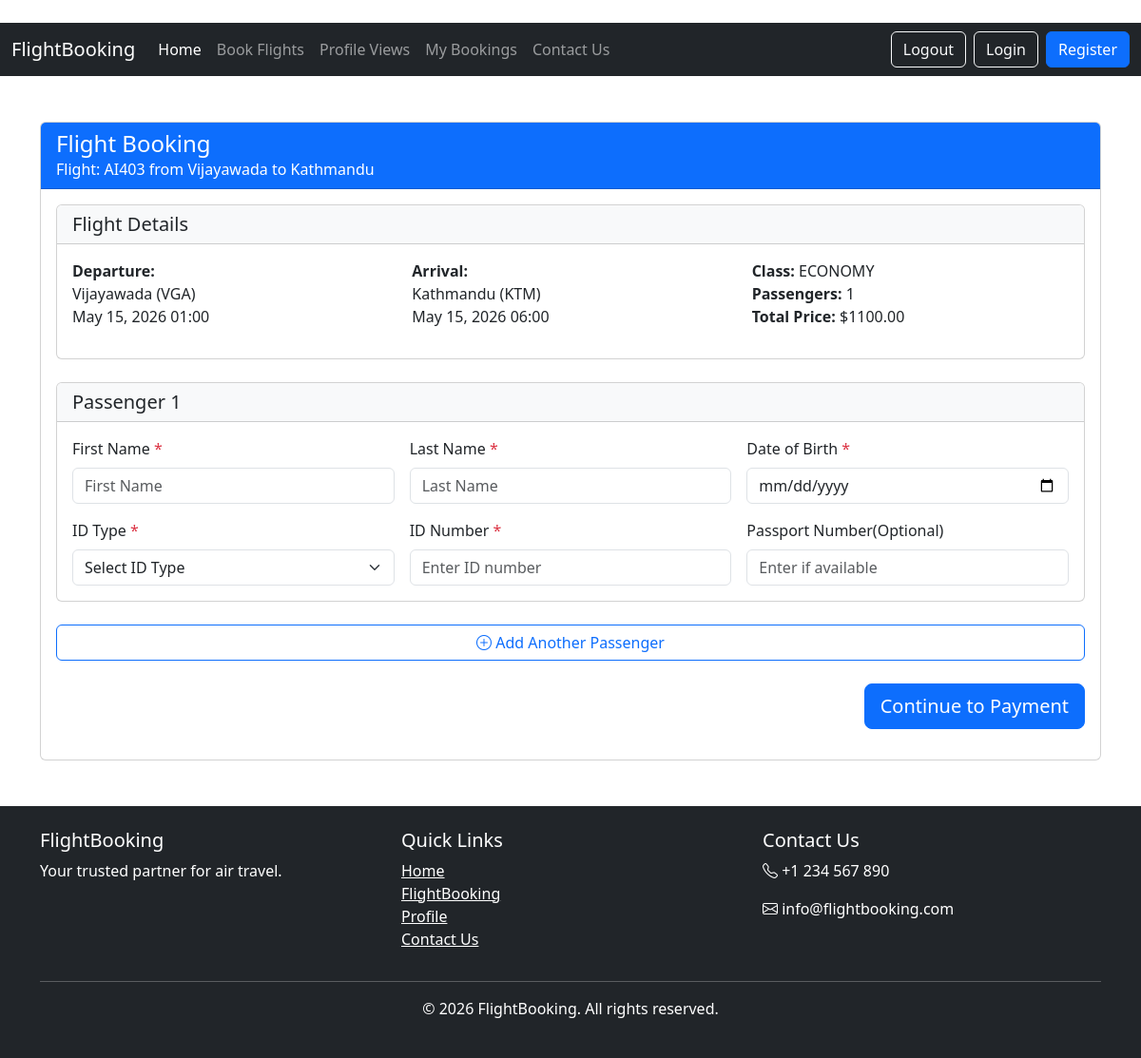
The app's page /book/25/ (signed in) with its own data.
### home/models.py (models this page shows, shortened)
class Flight(models.Model):
    flight_number = models.CharField(max_length=10)
    airline = models.ForeignKey(Airline, on_delete=models.CASCADE)
    departure_airport = models.ForeignKey(Airport, related_name='departures', on_delete=models.CASCADE)
    arrival_airport = models.ForeignKey(Airport, related_name='arrivals', on_delete=models.CASCADE)
    departure_time = models.DateTimeField()
    arrival_time = models.DateTimeField()
    economy_seats = models.PositiveIntegerField()
    business_seats = models.PositiveIntegerField()
    first_class_seats = models.PositiveIntegerField()
    economy_price = models.DecimalField(max_digits=10, decimal_places=2)
    business_price = models.DecimalField(max_digits=10, decimal_places=2)
    first_class_price = models.DecimalField(max_digits=10, decimal_places=2)
    '''def duration(self):
        return self.arrival_time - self.departure_time'''
    @property
    def duration(self):
        """Calculate flight duration in hours and minutes"""
        delta = self.arrival_time - self.departure_time
        total_seconds = delta.total_seconds()
        hours = int(total_seconds // 3600)
        minutes = int((total_seconds % 3600) // 60)
        return timedelta(hours=hours, minutes=minutes)

class Airline(models.Model):
    name = models.CharField(max_length=100)
    code = models.CharField(max_length=2, unique=True)
    logo = models.ImageField(upload_to='airlines/', null=True, blank=True)

class Airport(models.Model):
    code = models.CharField(max_length=3, unique=True)
    name = models.CharField(max_length=100)
    city = models.CharField(max_length=100)
    country = models.CharField(max_length=100)
    image = models.ImageField(upload_to='airports/', null=True, blank=True)

### home/views.py (the view, shortened to what this page needs)
@login_required
def book_flight(request, flight_id):
    flight = get_object_or_404(Flight, pk=flight_id)
    passengers = int(request.GET.get('passengers', 1))
    travel_class = request.GET.get('class', 'ECONOMY')
    if travel_class == 'ECONOMY':
        price = flight.economy_price
    elif travel_class == 'BUSINESS':
        price = flight.business_price
    elif travel_class == 'FIRST':
        price = flight.first_class_price
    total_price = price * passengers
    return render(request, 'book.html', {
        'flight': flight,
        'passengers': range(1, passengers + 1),
        'travel_class': travel_class,
        'price': price,
        'total_price': total_price,
    })

### templates/book.html (shortened to what this page needs)
﻿{% extends 'base.html' %}
{% block body %}
<div class="container my-5">
    <div class="card">
        <div class="card-header bg-primary text-white">
            <h4 class="mb-0">Flight Booking</h4>
            <p class="mb-0">Flight: {{ flight.airline.code }}{{ flight.flight_number }} from {{ flight.departure_airport.city }} to {{ flight.arrival_airport.city }}</p>
        </div>
        <div class="card-body">
            <form method="POST" id="passengerForm">
                <div class="card mb-4">
                    <div class="card-header bg-light">
                        <h5 class="mb-0">Flight Details</h5>
                    </div>
                    <div class="card-body">
                        <div class="row">
                            <div class="col-md-4">
                                <p><strong>Departure:</strong><br>
                                {{ flight.departure_airport.city }} ({{ flight.departure_airport.code }})<br>
                                {{ flight.departure_time|date:"M d, Y H:i" }}</p>
                            </div>
                            <div class="col-md-4">
                                <p><strong>Arrival:</strong><br>
                                {{ flight.arrival_airport.city }} ({{ flight.arrival_airport.code }})<br>
                                {{ flight.arrival_time|date:"M d, Y H:i" }}</p>
                            </div>
                            <div class="col-md-4">
                                <p><strong>Class:</strong> {{ travel_class }}<br>
                                <strong>Passengers:</strong> <span id="displayPassengers">{{ passengers|length }}</span><br>
                                <strong>Total Price:</strong> $<span id="displayTotalPrice">{{ total_price }}</span></p>
                            </div>
                        </div>
                    </div>
                </div>
                <div id="passengersContainer">
                    {% for passenger_num in passengers %}
                    <div class="card mb-4 passenger-card" id="passenger-{{ passenger_num }}">
                        <div class="card-header bg-light d-flex justify-content-between align-items-center">
                            <h5 class="mb-0">Passenger {{ passenger_num }}</h5>
                        </div>
                        <div class="card-body">
                            <div class="row g-3">
                                <div class="col-md-4">
                                    <label class="form-label">First Name <span class="text-danger">*</label>
                                    <input type="text" class="form-control"
                                           name="passenger_{{ passenger_num }}_first_name"
                                           required
                                           placeholder="First Name">
                                </div>
                                <div class="col-md-4">
                                    <label class="form-label">Last Name <span class="text-danger">*</label>
                                    <input type="text" class="form-control"
                                           name="passenger_{{ passenger_num }}_last_name"
                                           required
                                           placeholder="Last Name">
                                </div>
                                <div class="col-md-4">
                                    <label class="form-label">Date of Birth<span class="text-danger"> *</label>
                                    <input type="date" class="form-control"
                                           name="passenger_{{ passenger_num }}_dob"
                                           required
                                           max="{{ max_date|date:'Y-m-d' }}">
                                </div>
                                <div class="col-md-4">
                                    <label class="form-label">ID Type <span class="text-danger">*</label>
                                    <select class="form-select" name="passenger_{{ passenger_num }}_id_type" required>
                                        <option value="">Select ID Type</option>
                                    </select>
                                </div>
                                <div class="col-md-4">
                                    <label class="form-label">ID Number<span class="text-danger"> *</label>
                                    <input type="text" class="form-control"
                                           name="passenger_{{ passenger_num }}_id_number"
                                           required
                                           placeholder="Enter ID number">
                                </div>
                                <div class="col-md-4">
                                    <label class="form-label">Passport Number(Optional)</label>
                                    <input type="text" class="form-control"
                                           name="passenger_{{ passenger_num }}_passport_number"
                                           placeholder="Enter if available">
                                </div>
                            </div>
                        </div>
                    </div>
                    {% endfor %}
                </div>
                <div class="d-grid mb-4">
                    <button type="button" class="btn btn-outline-primary" id="addPassengerBtn">
                        <i class="bi bi-plus-circle"></i> Add Another Passenger
                    </button>
                </div>
                <div class="d-grid gap-2 d-md-flex justify-content-md-end mt-4">
                    <button type="submit" class="btn btn-primary btn-lg">
                        Continue to Payment
                    </button>
                </div>
            </form>
        </div>
    </div>
</div>
{% endblock %}

### records on screen
Flight: airline.code "AI", flight_number "403", departure_airport.city "Vijayawada", arrival_airport.city "Kathmandu", departure_airport.code "VGA", departure_time "May 15, 2026 01:00", arrival_airport.code "KTM", arrival_time "May 15, 2026 06:00"

### other values on screen
{{ travel_class }} "ECONOMY"
{{ passengers|length }} "1"
{{ total_price }} "1100.00"
{{ passenger_num }} "1"
